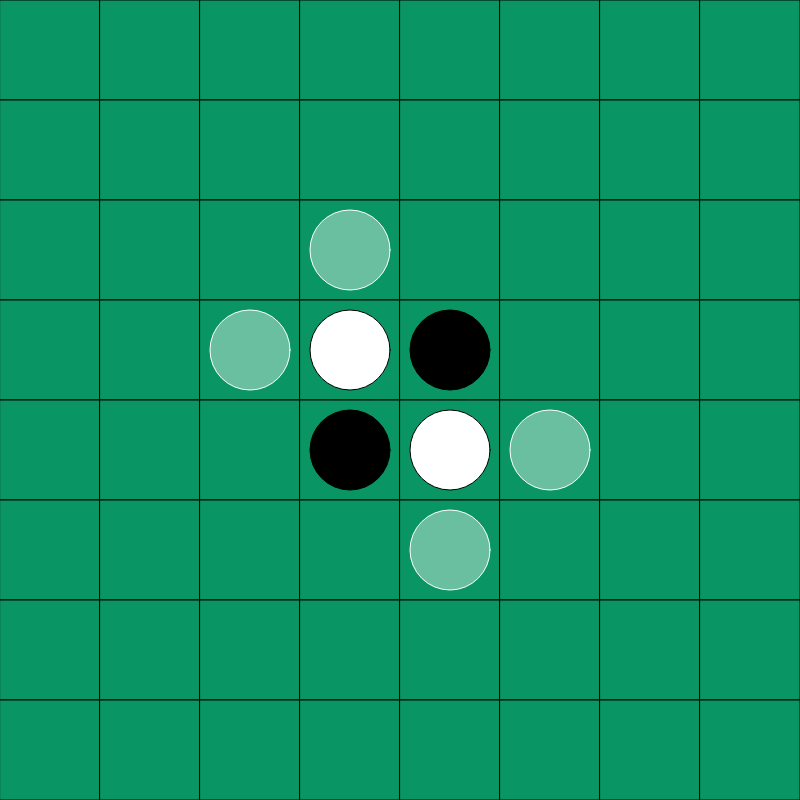
Frame 1 (no input)
Frame 60 (no input): identical to frame 1, image omitted
Frame 120 (the mouse pressed at the canvas centre since frame 60): identical to frame 1, image omitted

The p5.js sketch that drew this single still picture (run headless with seeded random() and noise() and a simulated clock; from frame 60 on, the mouse is pressed at the canvas centre):

// p5.js sketch
// ── sketch.js
class Vec {
  constructor(x, y) {
    this.x = x;
    this.y = y;
  }
}

const pixelNum = new Vec(8, 8);
const pixelSize = new Vec(100, 100);
const boardSize = new Vec(pixelNum.x * pixelSize.x, pixelNum.y * pixelSize.y);
const ratioOfDisk = new Vec(0.8, 0.8);
const diskSize = new Vec(
  pixelSize.x * ratioOfDisk.x,
  pixelSize.y * ratioOfDisk.y
);
const boardColor = [10, 150, 100];

const disk = {
  none: 0,
  dark: 1,
  light: 2,
  hint: 3,
};

const diskColor = [[], [0, 0, 0], [255, 255, 255], [255, 255, 0]];

let board = [];
let hintBoard = [];
let turn;

function setup() {
  for (let x = 0; x < pixelNum.x; x++) {
    board[x] = [];
    for (let y = 0; y < pixelNum.y; y++) {
      board[x][y] = 0;
    }
  }

  for (let x = 0; x < pixelNum.x; x++) {
    hintBoard[x] = [];
    for (let y = 0; y < pixelNum.y; y++) {
      hintBoard[x][y] = 0;
    }
  }

  board[3][4] = disk.dark;
  board[4][3] = disk.dark;
  board[3][3] = disk.light;
  board[4][4] = disk.light;

  turn = disk.dark;

  createCanvas(boardSize.x, boardSize.y);
}

function draw() {
  createBoard();
  hintDisk(turn);
  putDisk();
}

function createBoard() {
  for (let x = 0; x < pixelNum.x; x++) {
    for (let y = 0; y < pixelNum.y; y++) {
      fill(boardColor);
      rect(x * pixelSize.x, y * pixelSize.y, pixelSize.x, pixelSize.y);
    }
  }
}

function putDisk() {
  for (let x = 0; x < pixelNum.x; x++) {
    for (let y = 0; y < pixelNum.y; y++) {
      if (hintBoard[x][y] === disk.hint) {
        erase(100, 255);
        ellipse(
          x * pixelSize.x + pixelSize.x / 2,
          y * pixelSize.y + pixelSize.y / 2,
          diskSize.x,
          diskSize.y
        );
        noErase();
      }

      if (board[x][y] === disk.none) {
        continue;
      } else {
        fill(diskColor[board[x][y]]);
        ellipse(
          x * pixelSize.x + pixelSize.x / 2,
          y * pixelSize.y + pixelSize.y / 2,
          diskSize.x,
          diskSize.y
        );
      }
    }
  }
}

function mouseReleased() {
  let clickPos = new Vec(int(mouseX / pixelSize.x), int(mouseY / pixelSize.y));

  if (!isInBoard(clickPos)) {
    return false;
  }

  if (!isNoneDisk(clickPos)) {
    return false;
  }

  if (isAbleToPlace(clickPos, turn, true)) {
    board[clickPos.x][clickPos.y] = turn;
    takeTurn();
    redraw();
    return true;
  }
  return false;
}

function takeTurn() {
  if (turn === disk.dark) {
    turn = disk.light;
  } else {
    turn = disk.dark;
  }
}

function isInBoard(v) {
  if (0 <= v.x && 0 <= v.y && v.x < pixelNum.x && v.y < pixelNum.y) {
    return true;
  }
  return false;
}

function isNoneDisk(v) {
  if (board[v.x][v.y] === disk.none) {
    return true;
  }
  return false;
}

function isMyDisk(v, color) {
  if (board[v.x][v.y] === color) {
    return true;
  }
  return false;
}

function isAbleToPlace(v, color, reverse) {
  let result = false;
  for (let x = -1; x <= 1; x++) {
    for (let y = -1; y <= 1; y++) {
      let dir = new Vec(x, y);
      let pos = new Vec(v.x + dir.x, v.y + dir.y);
      if (dir.x === 0 && dir.y === 0) {
        continue;
      }

      if (!isInBoard(pos)) {
        continue;
      }

      if (isNoneDisk(pos)) {
        continue;
      }

      if (isMyDisk(pos, color)) {
        continue;
      }

      while (true) {
        pos.x += dir.x;
        pos.y += dir.y;

        if (!isInBoard(pos)) {
          break;
        }

        if (isNoneDisk(pos)) {
          break;
        }

        if (isMyDisk(pos, color)) {
          result = true;
          if (reverse) {
            let reversePos = new Vec(v.x, v.y);
            // setTimeout(function () {
            while (true) {
              reversePos.x += dir.x;
              reversePos.y += dir.y;
              if (reversePos.x === pos.x && reversePos.y === pos.y) {
                break;
              }
              board[reversePos.x][reversePos.y] = color;
              fill(diskColor[board[reversePos.x][reversePos.y]]);
              ellipse(
                reversePos.x * pixelSize.x + pixelSize.x / 2,
                reversePos.y * pixelSize.y + pixelSize.y / 2,
                diskSize.x,
                diskSize.y
              );
            }
          }
        }
      }
    }
  }
  return result;
}

function hintDisk(color) {
  for (let x = 0; x < pixelNum.x; x++) {
    for (let y = 0; y < pixelNum.y; y++) {
      let pos = new Vec(x, y);
      hintBoard[pos.x][pos.y] = 0;
    }
  }

  for (let x = 0; x < pixelNum.x; x++) {
    for (let y = 0; y < pixelNum.y; y++) {
      let pos = new Vec(x, y);
      if (isAbleToPlace(pos, color, false)) {
        hintBoard[pos.x][pos.y] = disk.hint;
      }
    }
  }
}
